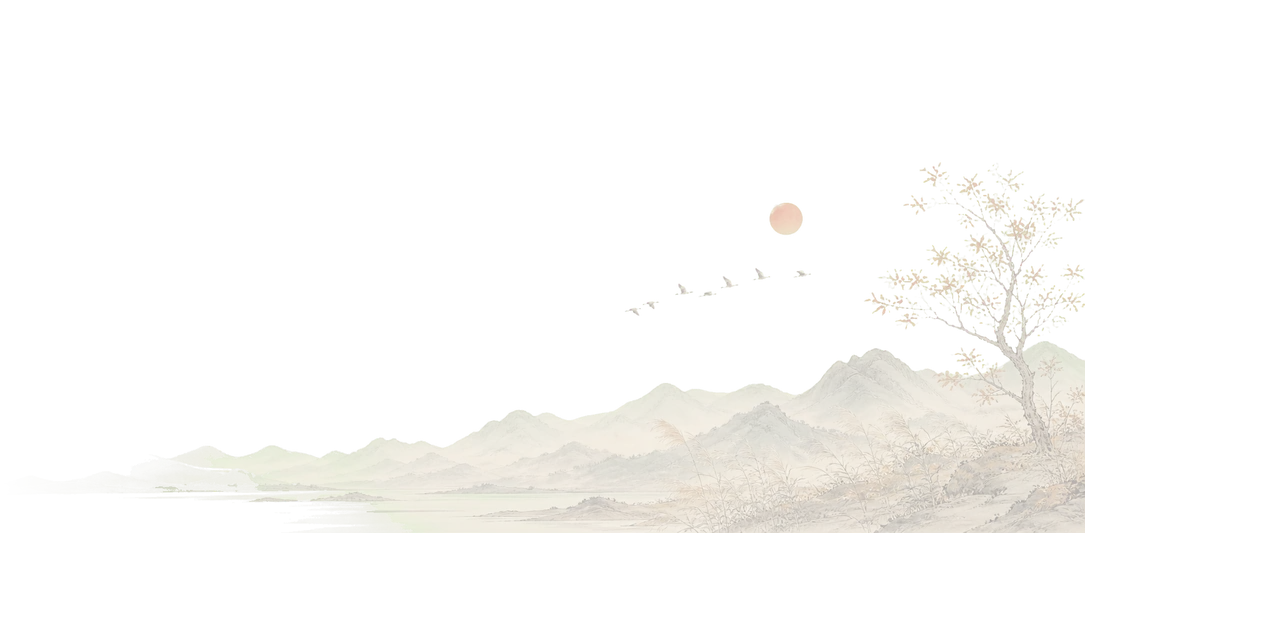
#> input picture frontend/src/assets/oriental/autumn-content-center.webp, 1280 x 640 px, given in place of spring-header-landscape.webp, which was not available
$ python build-oriental-assets.py
#> lines starting #> are read from the running program, lines starting #| are printed output that depends on the picture; pictures that were not available may be replaced by others from this repository, and a replacement may not be noted
"""校验并派生 PartyOps 1.3.3 东方四时长卷运行素材。

核心页头与底部长卷由 ImageGen 生成并经统一去色、柔边和透明通道处理；
本脚本只执行可重复的尺寸派生、透明边缘检查和资源预算校验，不重绘美术。
"""

from __future__ import annotations

import json
from pathlib import Path

from PIL import Image, ImageChops, ImageFilter


ROOT = Path(__file__).resolve().parents[1]
ASSET_DIR = ROOT / "frontend" / "src" / "assets" / "oriental"
SEASONS = ("spring", "summer", "autumn", "winter")
SCENE_ASSETS = {
    "archive": "scene-archive-accent.webp",
    "relay-legacy": "scene-relay-accent.webp",
    "scholar": "scene-scholar-accent.webp",
    "water": "scene-water-accent.webp",
    "tasks": "scene-tasks-art.webp",
    "inbox": "scene-inbox-art.webp",
    "reports": "scene-reports-art.webp",
    "journal": "scene-journal-art.webp",
    "topic": "scene-topic-art.webp",
    "knowledge": "scene-knowledge-art.webp",
    "collaboration": "scene-collaboration-art.webp",
    "transfer": "scene-transfer-art.webp",
}
SEASONAL_SCENES = (
    "tasks",
    "inbox",
    "reports",
    "journal",
    "topic",
    "knowledge",
    "collaboration",
    "transfer",
)
ACTIVE_SEASON_BUDGET = 4 * 1024 * 1024
HEADER_SIZE = (1800, 360)
LOWER_SCROLL_SIZE = (2200, 360)


def _soft_horizontal_edges(image: Image.Image, width: int = 120) -> Image.Image:
    rgba = image.convert("RGBA")
    alpha = rgba.getchannel("A")
    mask_row = Image.new("L", (rgba.width, 1), 255)
    pixels = mask_row.load()
    for x in range(rgba.width):
        edge = min(x, rgba.width - 1 - x)
        pixels[x, 0] = 255 if edge >= width else round(255 * edge / max(1, width))
    mask = mask_row.resize(rgba.size).filter(ImageFilter.GaussianBlur(3))
    rgba.putalpha(ImageChops.multiply(alpha, mask))
    return rgba


def _save_webp(image: Image.Image, destination: Path) -> None:
    image.save(destination, "WEBP", quality=91, method=6)


def _fit_without_distortion(
    image: Image.Image,
    size: tuple[int, int],
    *,
    align_bottom: bool = True,
) -> Image.Image:
    """等比缩放后置于透明画布，任何情况下都不拉伸原始山水。"""
#> called with size = (1800, 360), align_bottom = True
    source = image.convert("RGBA")
#> source is the input picture: PIL image 1280x640 RGBA; mean R, G, B, A 37, 35.3, 30.1, 15.8
    source.thumbnail(size, Image.Resampling.LANCZOS)
#> source: PIL image 720x360 RGBA
    canvas = Image.new("RGBA", size, (0, 0, 0, 0))
#> canvas: PIL image 1800x360 RGBA; every value is 0
    left = (size[0] - source.width) // 2
#> left = 540
    top = size[1] - source.height if align_bottom else (size[1] - source.height) // 2
#> top = 0
    canvas.alpha_composite(source, (left, top))
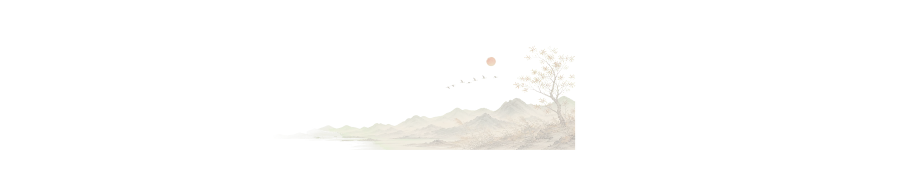
#> canvas: PIL image 1800x360 RGBA (shown at 1/2 size); mean R, G, B, A 13.2, 12.5, 10.5, 6.4; transparent parts drawn white
    return canvas


def _normalize_primary_assets(season: str) -> None:
    """把生成图放入标准横卷画布；仅等比缩放，禁止横向或纵向压缩。"""
    header_path = ASSET_DIR / f"{season}-header-landscape.webp"
    lower_path = ASSET_DIR / f"{season}-lower-scroll.webp"
    header = _fit_without_distortion(Image.open(header_path), HEADER_SIZE)
    lower = _fit_without_distortion(Image.open(lower_path), LOWER_SCROLL_SIZE)
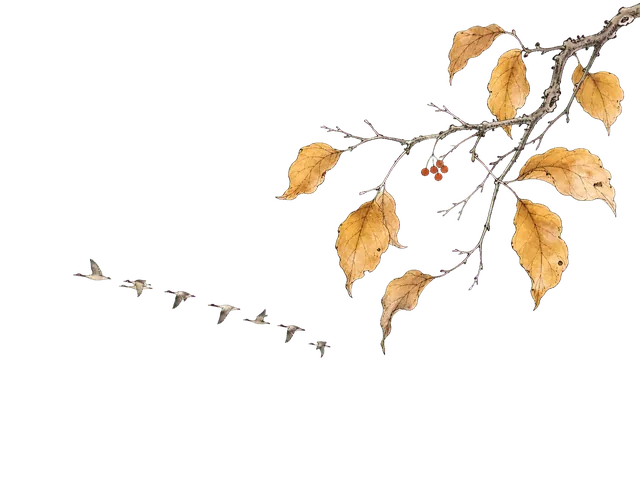
#> input picture frontend/src/assets/oriental/autumn-corner.webp, 640 x 480 px, given in place of spring-lower-scroll.webp, which was not available
#> call 2 of _fit_without_distortion, with size = (2200, 360), align_bottom = True
#> in _fit_without_distortion, source is the input picture: PIL image 640x480 RGBA; mean R, G, B, A 28.5, 24, 18.2, 22.9
#> in _fit_without_distortion (call 2), `canvas = Image.new("RGBA", size, (0, 0, 0, 0))`: canvas: PIL image 2200x360 RGBA; every value is 0
#> in _fit_without_distortion (call 2), `canvas.alpha_composite(source, (left, top))`:
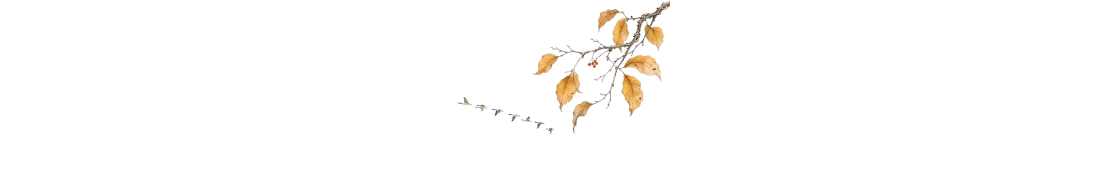
#> canvas: PIL image 2200x360 RGBA (shown at 1/2 size); mean R, G, B, A 4.8, 3.8, 2.6, 5; transparent parts drawn white
    header = _soft_horizontal_edges(header, width=150)
    lower = _soft_horizontal_edges(lower, width=170)
#> call 2 of _soft_horizontal_edges, with width = 170
#> in _soft_horizontal_edges (call 2), `alpha = rgba.getchannel("A")`:
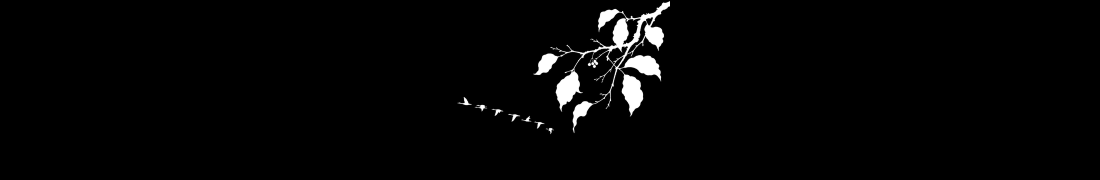
#> alpha: PIL image 2200x360 L (shown at 1/2 size); min 0, max 255, mean 5
    _save_webp(header, header_path)
    _save_webp(lower, lower_path)


def _derive_supporting_assets(season: str) -> None:
#> called with season = 'spring'
    header = Image.open(ASSET_DIR / f"{season}-header-landscape.webp").convert("RGBA")
    lower = Image.open(ASSET_DIR / f"{season}-lower-scroll.webp").convert("RGBA")

    # 章节分隔保留页头远山的低部轮廓，左右柔隐，避免形成矩形贴图边界。
    top = round(header.height * 0.43)
#> top = 155
    divider = header.crop((0, top, header.width, header.height))
    divider.thumbnail((1440, 220), Image.Resampling.LANCZOS)
#> divider: PIL image 1440x164 RGBA
    divider = _soft_horizontal_edges(divider, width=max(60, divider.width // 14))
#> call 3 of _soft_horizontal_edges, with width = 102
#> in _soft_horizontal_edges (call 3), `alpha = rgba.getchannel("A")`:
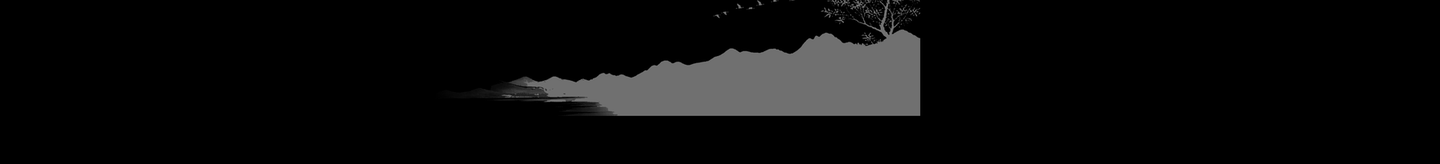
#> alpha: PIL image 1440x164 L; min 0, max 134, mean 10.8
#> in _soft_horizontal_edges (call 3), `mask = mask_row.resize(rgba.size).filter(ImageFilter.GaussianBlur(3))`:
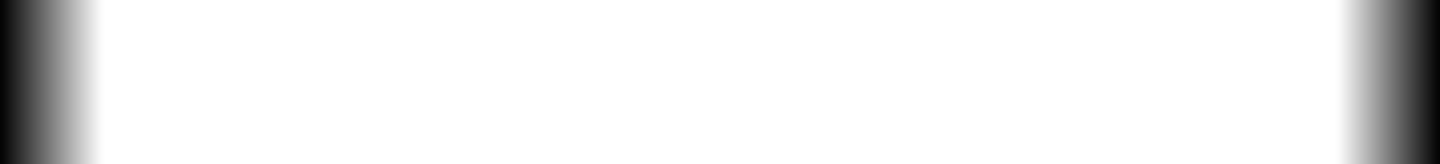
#> mask: PIL image 1440x164 L; min 4, max 255, mean 236.8
    _save_webp(divider, ASSET_DIR / f"{season}-section-divider.webp")

    # 右下植物来自同季底部长卷，保持画风一致，不创建第二套冲突构图。
    left = round(lower.width * 0.57)
#> left = 1254
    corner = lower.crop((left, 0, lower.width, lower.height))
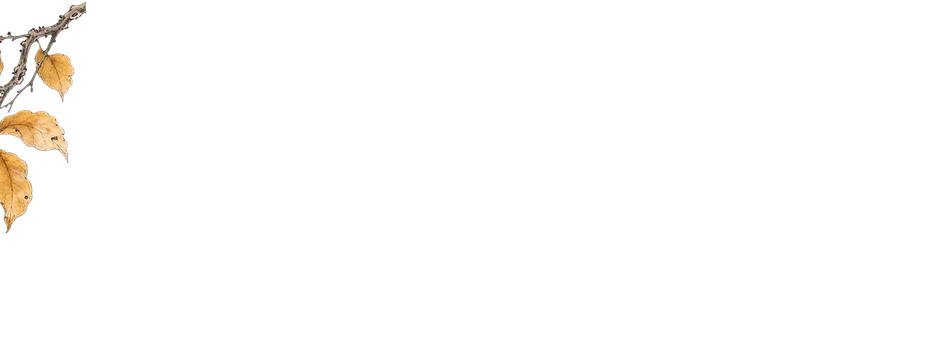
#> corner: PIL image 946x360 RGBA; mean R, G, B, A 6, 5, 3.8, 4.9; transparent parts drawn white
    corner.thumbnail((720, 640), Image.Resampling.LANCZOS)
#> corner: PIL image 720x274 RGBA
    _save_webp(corner, ASSET_DIR / f"{season}-corner-accent.webp")


def _validate_alpha_and_spill(path: Path) -> dict[str, object]:
    image = Image.open(path).convert("RGBA")
    alpha = image.getchannel("A")
    extrema = alpha.getextrema()
    if extrema[0] != 0 or extrema[1] < 128:
        raise SystemExit(f"{path.name} 透明通道不完整：{extrema}")

    visible = [pixel for pixel in image.get_flattened_data() if pixel[3] > 20]
    spill = sum(
        1
        for red, green, blue, _ in visible
        if green > 150 and green > red + 70 and green > blue + 70
    )
    spill_rate = spill / max(1, len(visible))
    if spill_rate > 0.001:
        raise SystemExit(f"{path.name} 存在明显绿色溢色：{spill_rate:.3%}")
    return {
        "file": path.name,
        "width": image.width,
        "height": image.height,
        "bytes": path.stat().st_size,
        "green_spill_rate": round(spill_rate, 6),
    }


def main() -> None:
    for season in SEASONS:
        _normalize_primary_assets(season)
        _derive_supporting_assets(season)
#> pass 2 of the loop in main, `for season in SEASONS:`:
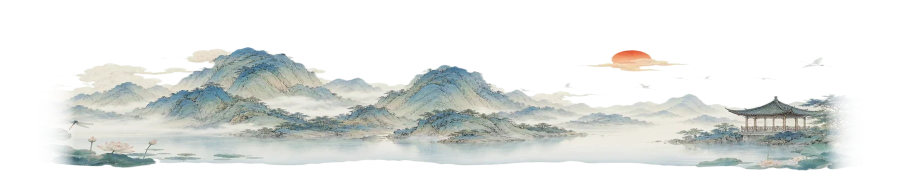
#> input picture frontend/src/assets/oriental/summer-header-landscape.webp, 1800 x 360 px (shown at 1/2 size)
#> in _fit_without_distortion, source is the input picture: PIL image 1800x360 RGBA; mean R, G, B, A 86.5, 89.8, 87.2, 98.7
#> alpha: PIL image 1800x360 L
#> in _derive_supporting_assets (call 2), `divider.thumbnail((1440, 220), Image.Resampling.LANCZOS)`:
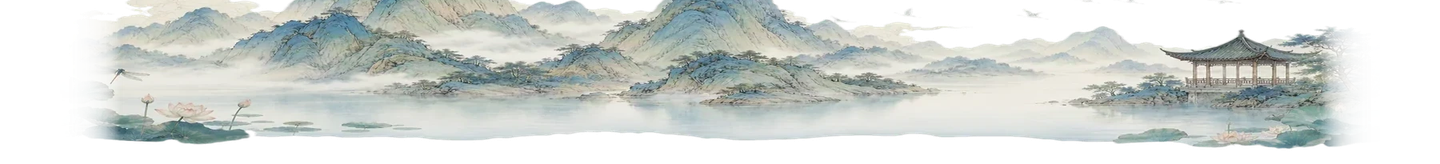
#> divider: PIL image 1440x164 RGBA; mean R, G, B, A 126, 131.3, 127.3, 159; transparent parts drawn white
#> in _soft_horizontal_edges (call 6), `alpha = rgba.getchannel("A")`:
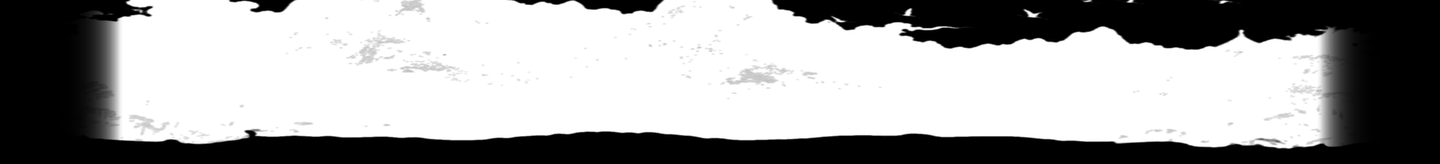
#> alpha: PIL image 1440x164 L; min 0, max 255, mean 159
#> rgba: PIL image 1440x164 RGBA

    manifest: dict[str, object] = {
        "version": "1.3.3",
        "seasons": {},
        "scenes": [],
        "scene_variants": {},
    }
    for season in SEASONS:
        paths = [
            ASSET_DIR / f"{season}-header-landscape.webp",
            ASSET_DIR / f"{season}-lower-scroll.webp",
            ASSET_DIR / f"{season}-corner-accent.webp",
            ASSET_DIR / f"{season}-empty-center.webp",
            ASSET_DIR / f"{season}-section-divider.webp",
        ]
        records = [_validate_alpha_and_spill(path) for path in paths]
        scene_records = []
        for scene in SEASONAL_SCENES:
            variant_path = ASSET_DIR / f"scene-{scene}-{season}.webp"
            record = _validate_alpha_and_spill(variant_path)
            record["scene"] = scene
            scene_records.append(record)
        total = sum(int(record["bytes"]) for record in records)
        total += sum(int(record["bytes"]) for record in scene_records)
        if total > ACTIVE_SEASON_BUDGET:
            raise SystemExit(
                f"{season} 活跃素材 {total / 1024 / 1024:.2f}MB，超过 4MB"
            )
        manifest["seasons"][season] = {
            "bytes": total,
            "assets": records,
            "scene_variants": scene_records,
        }
        manifest["scene_variants"][season] = [
            record["file"] for record in scene_records
        ]

    for name, filename in SCENE_ASSETS.items():
        path = ASSET_DIR / filename
        record = _validate_alpha_and_spill(path)
        record["scene"] = name
        manifest["scenes"].append(record)

    manifest_path = ASSET_DIR / "asset-manifest.json"
    manifest_path.write_text(
        json.dumps(manifest, ensure_ascii=False, indent=2) + "\n",
        encoding="utf-8",
    )
    print(f"四季长卷校验通过，资源清单：{manifest_path}")


if __name__ == "__main__":
#> (the run stopped early here; a loop or call above may not have finished)
